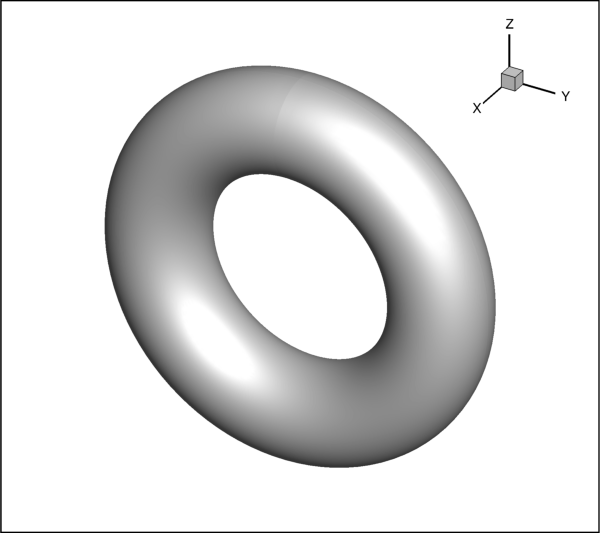

Write Python code to recreate this figure.
import tecplot
import sys
import os

if '-c' in sys.argv:
	tecplot.session.connect()

# load data
datafile = os.path.join('./nurbsSurface.dat')
dataset = tecplot.data.load_tecplot(datafile)

# settings
frame = tecplot.active_frame()
frame.plot_type = tecplot.constant.PlotType.Cartesian3D

# plot
frame.plot()
tecplot.export.save_png("nurbsSurface.png", 600, supersample=3)
